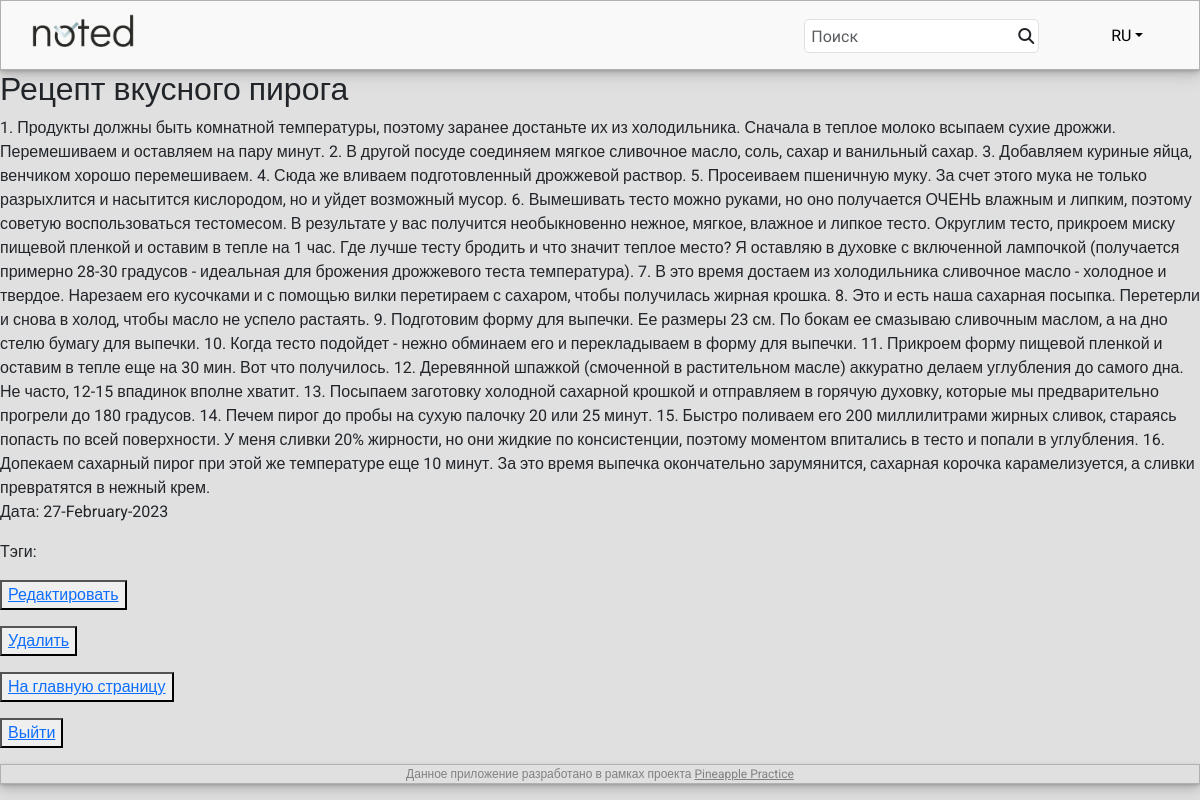
The app's page /main/14 with its own data.
### notes/models.py (models this page shows, shortened)
class Note(models.Model):
    note_title = models.CharField(max_length=250)
    note_text = models.TextField()
    note_time = models.DateField()
    note_author = models.ForeignKey(User, on_delete=models.CASCADE)
    note_trash = models.BooleanField(default=False)
    note_file = models.FileField(null=True, blank=True, upload_to='documents')

### notes/views.py (the view)
# urls.py: path('<int:pk>', NoteDetail.as_view(), name='note_detail'),
class NoteDetail(DetailView):
    model = Note
    template_name = 'note.html'
    context_object_name = 'note'

### templates/note.html (shortened to what this page needs)
{% extends 'default.html' %}
{% block content %}
<h2>{{ note.note_title }}</h2>
{{ note.note_text }}
<p>Дата: {{ note.note_time|date:'d-F-Y' }}</p>
<p>Тэги: </p>
<p><button> <a href="{% url 'note_edit' note.id %}">Редактировать</a> </button></p>
<p><button><a href="{% url 'note_delete' note.id %}"><u> Удалить </u></a></button></p>
<p><button> <a href="{% url 'main' %}">На главную страницу</a> </button></p>
<p><button> <a href="{% url 'logout' %}">Выйти</a> </button></p>
{% endblock content %}

### static/css/styles.css (style rules this page uses)
body { font-family: 'Roboto', sans-serif; background: #E0E0E0; }

### records on screen
Note: note_title "Рецепт вкусного пирога", note_text "1. Продукты должны быть комнатной температуры, поэтому заранее достаньте их из холодильника. Сначала в теплое молоко всыпаем сухие дрожжи. Перемешиваем и оставляем на пару минут. 2. В другой посуде соединяем мягкое сливочное масло, соль, сахар и ванильный сахар. 3. Добавляем куриные яйца, венчиком хорошо перемешиваем. 4. Сюда же вливаем подготовленный дрожжевой раствор. 5. Просеиваем пшеничную муку. За счет этого мука не только разрыхлится и насытится кислородом, но и уйдет возможный мусор. 6. Вымешивать тесто можно руками, но оно получается ОЧЕНЬ влажным и липким, поэтому советую воспользоваться тестомесом. В результате у вас получится необыкновенно нежное, мягкое, влажное и липкое тесто.…", note_time "27-February-2023"
